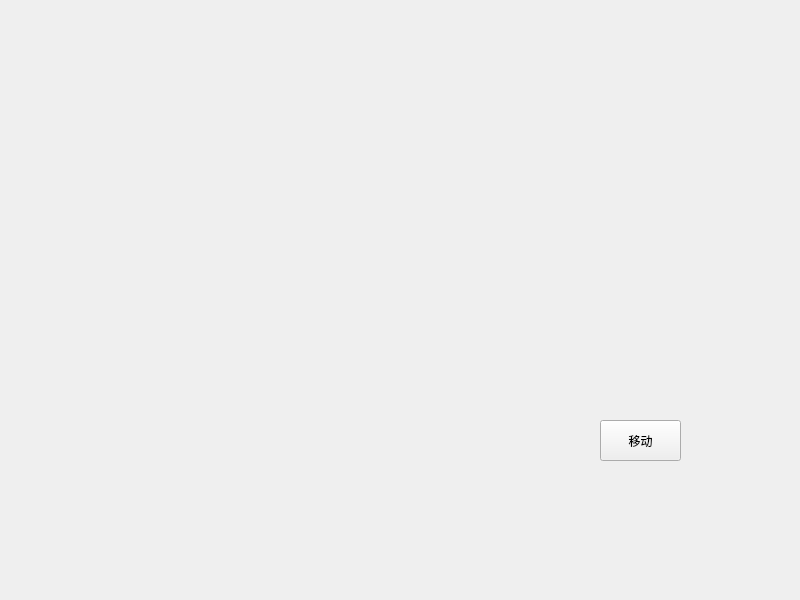
<?xml version="1.0" encoding="UTF-8"?>
<ui version="4.0">
 <class>Widget</class>
 <widget class="QWidget" name="Widget">
  <property name="geometry">
   <rect>
    <x>0</x>
    <y>0</y>
    <width>800</width>
    <height>600</height>
   </rect>
  </property>
  <property name="windowTitle">
   <string>Widget</string>
  </property>
  <widget class="QPushButton" name="btn_move">
   <property name="geometry">
    <rect>
     <x>600</x>
     <y>420</y>
     <width>81</width>
     <height>41</height>
    </rect>
   </property>
   <property name="text">
    <string>移动</string>
   </property>
  </widget>
 </widget>
 <resources/>
 <connections/>
</ui>
